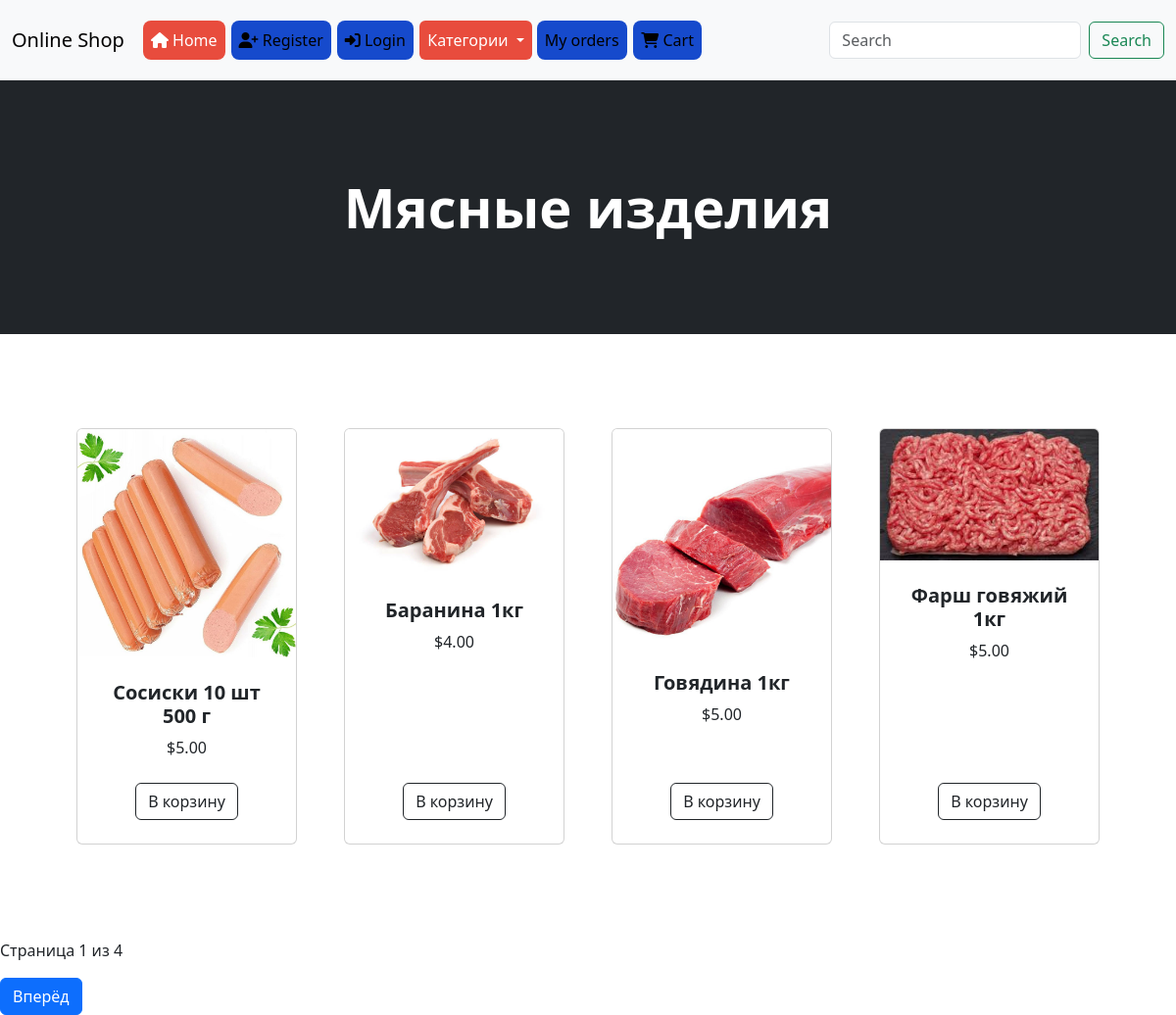
/category/Мясные изделия/, run on the app's committed database.
### main/models.py (models this page shows, shortened)
class Category(models.Model):
    name = models.CharField(max_length=255)
    def __str__(self):
        return self.name

class Item(models.Model):
    name = models.CharField(max_length=255)
    description = models.TextField()
    price = models.DecimalField(max_digits=10, decimal_places=2)
    stock = models.PositiveIntegerField()
    category = models.ManyToManyField('Category')
    image = models.ImageField(upload_to='products/', null=True, blank=True)
    created_date = models.DateTimeField(auto_now_add=True)
    updated_date = models.DateTimeField(auto_now=True)

### main/views.py (the view)
# urls.py: path('category/<str:category_name>/', view_products_by_category, name='view_products_by_category'),
def view_products_by_category(request, category_name):
    category = get_object_or_404(Category, name=category_name)
    page = int(request.GET.get("page", 1))  # Текущая страница
    neXt = page - 1
    items_on_page = 4  # Кол-во товаров на странице
    products = Item.objects.filter(category=category)
    page_count = len(products)//items_on_page + 1 if len(products) % items_on_page else len(products)//items_on_page
    if not 0 < page < page_count and page != page_count:
        page = 1
        neXt = 0
    products = products[(page-1)*items_on_page: page*items_on_page]
    data = {
        'all_categories': Category.objects.all(),
        'category': category,
        'products': products,
        'page_count': page_count,
        'page': page + 1,
        'next': neXt + 1,
        'back': page - 1
    }
    return render(request, 'main/category.html', context=data)

### main/templates/main/category.html (shortened to what this page needs)
{% extends 'main/header.html'%}
{% block body %}
    <header class="bg-dark py-5">
        <div class="container px-4 px-lg-5 my-5">
            <div class="text-center text-white">
                <h1 class="display-4 fw-bolder">{{ category }}</h1>
            </div>
        </div>
    </header>
    <section class="py-5">
            <div class="container px-4 px-lg-5 mt-5">
                <div class="row gx-4 gx-lg-5 row-cols-2 row-cols-md-3 row-cols-xl-4 justify-content-center">
                    {% for product in products %}
                    <div class="col mb-5">
                        <div class="card h-100">
                            {% if product.image %}
                                <img class="card-img-top" src="{{ product.image.url }}" alt="{{ product.name }}" />
                            {% endif %}
                            <div class="card-body p-4">
                                <div class="text-center">
                                    <h5 class="fw-bolder">{{ product.name }}</h5>
                                    ${{ product.price }}
                                </div>
                            </div>
                            <div class="card-footer p-4 pt-0 border-top-0 bg-transparent">
                                <form action="/cart/" method="post">
                                    <div class="text-center"><button class="btn btn-outline-dark mt-auto" type="submit">В корзину</button></div>
                                </form>
                            </div>
                        </div>
                    </div>
                    {% endfor %}
                </div>
            </div>
        </section>
    {% if page_count > 1 %}
            <p>Страница {{ next }} из {{ page_count }}</p>
        {% if next < page_count %}
            <a href="?page={{ page }}" class="btn btn-primary">Вперёд</a>
        {% endif %}
    {% endif %}
{% endblock %}

### data on the page
Category: name "Мясные изделия"
Item: image (picture), name "Сосиски 10 шт 500 г", price "5.00"
Item: image (picture), name "Баранина 1кг", price "4.00"
Item: image (picture), name "Говядина 1кг", price "5.00"
Item: image (picture), name "Фарш говяжий 1кг", price "5.00"

### other printed values
{{ next }} "1"
{{ page_count }} "4"
